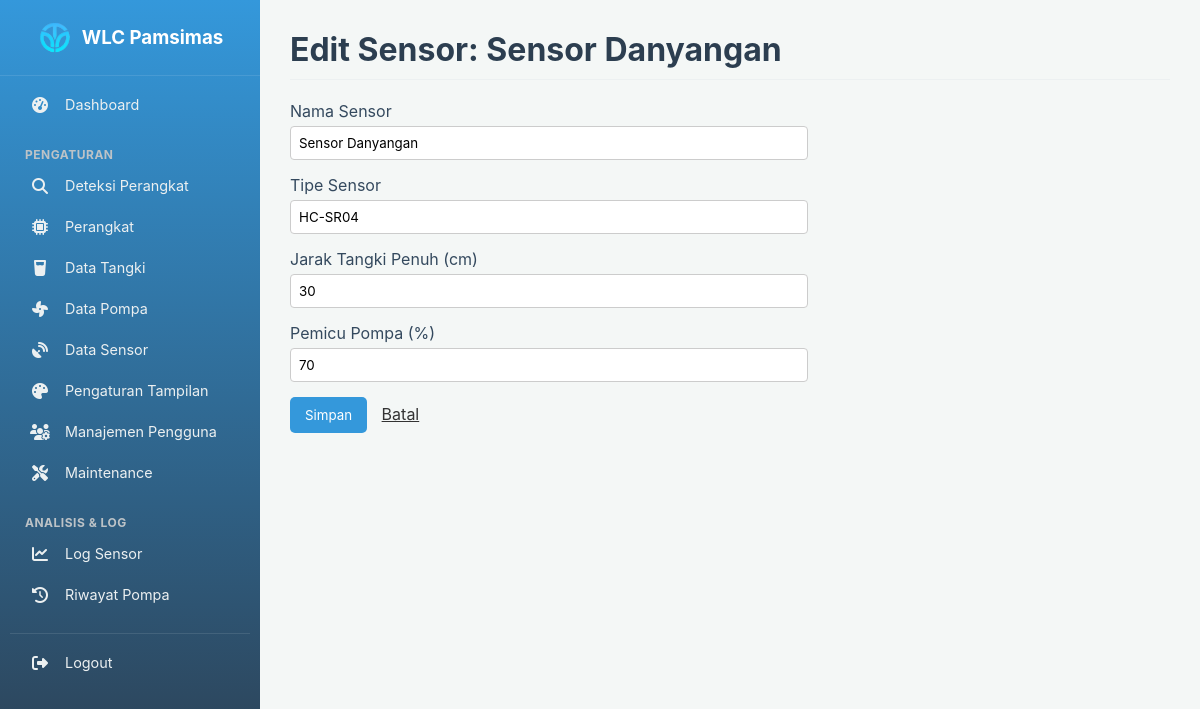
Page /public/settings/sensors/edit/1 (signed in) on the committed database.
### tables this page shows
CREATE TABLE `sensors` (
  `id` int(11) NOT NULL,
  `sensor_name` varchar(100) NOT NULL,
  `sensor_type` varchar(50) DEFAULT 'HC-SR04',
  `full_tank_distance` int(11) NOT NULL DEFAULT 30 COMMENT 'Jarak sensor saat tangki penuh (cm)',
  `trigger_percentage` int(11) NOT NULL DEFAULT 70 COMMENT 'Persentase level air untuk menyalakan pompa',
  `created_at` timestamp NOT NULL DEFAULT current_timestamp()
);

### app/Controllers/SettingController.php (called while the page is built, shortened)
<?php
class SettingController {
    public function editSensor($id) {
        $sensor = Sensor::findById($id);
        $data = [
            'title' => 'Edit Sensor: ' . htmlspecialchars($sensor['sensor_name']),
            'sensor' => $sensor,
            'form_action' => base_url('/settings/sensors/edit/' . $id)
        ];
        view('settings/sensor_form', $data);
    }
}

### public/index.php (called while the page is built, shortened)
<?php
require_once ROOT_PATH . '/core/Router.php';
require_once ROOT_PATH . '/core/helpers.php';
$router = new Router();
$requestUri = parse_url($_SERVER['REQUEST_URI'], PHP_URL_PATH);
$method = $_SERVER['REQUEST_METHOD'];
$scriptName = dirname($_SERVER['SCRIPT_NAME']);
$scriptName = str_replace('\\', '/', $scriptName);
if (strpos($requestUri, $scriptName) === 0 && $scriptName !== '/') {
    $requestUri = substr($requestUri, strlen($scriptName));
}
$cleanUri = $requestUri ?: '/';
$router->dispatch($cleanUri, $method);

### app/Models/Sensor.php (called while the page is built, shortened)
<?php
class Sensor {
    public static function findById(int $id) {
        $pdo = \Database::getInstance()->getConnection();
        $sql = "SELECT * FROM sensors WHERE id = :id";
        $stmt = $pdo->prepare($sql);
        $stmt->execute([':id' => $id]);
        return $stmt->fetch();
    }
}

### app/Views/settings/sensor_form.php (the view)
<h1><?php echo $title ?? 'Form Sensor'; ?></h1>
<form action="<?php echo $form_action; ?>" method="POST" style="max-width: 500px;">
    <div style="margin-bottom: 15px;">
        <label for="sensor_name" style="display: block; margin-bottom: 5px;">Nama Sensor</label>
        <input type="text" id="sensor_name" name="sensor_name" value="<?php echo htmlspecialchars($sensor['sensor_name'] ?? ''); ?>" required style="width: 100%; padding: 8px; border: 1px solid #ccc; border-radius: 4px;">
    </div>
    <div style="margin-bottom: 15px;">
        <label for="sensor_type" style="display: block; margin-bottom: 5px;">Tipe Sensor</label>
        <input type="text" id="sensor_type" name="sensor_type" value="<?php echo htmlspecialchars($sensor['sensor_type'] ?? 'HC-SR04'); ?>" required style="width: 100%; padding: 8px; border: 1px solid #ccc; border-radius: 4px;">
    </div>
    <div style="margin-bottom: 15px;">
        <label for="full_tank_distance" style="display: block; margin-bottom: 5px;">Jarak Tangki Penuh (cm)</label>
        <input type="number" step="0.1" id="full_tank_distance" name="full_tank_distance" value="<?php echo htmlspecialchars($sensor['full_tank_distance'] ?? '10'); ?>" required style="width: 100%; padding: 8px; border: 1px solid #ccc; border-radius: 4px;">
    </div>
    <div style="margin-bottom: 15px;">
        <label for="trigger_percentage" style="display: block; margin-bottom: 5px;">Pemicu Pompa (%)</label>
        <input type="number" id="trigger_percentage" name="trigger_percentage" value="<?php echo htmlspecialchars($sensor['trigger_percentage'] ?? '70'); ?>" required min="0" max="100" style="width: 100%; padding: 8px; border: 1px solid #ccc; border-radius: 4px;">
    </div>
    <div>
        <button type="submit" style="background-color: #3498db; color: white; padding: 10px 15px; border: none; border-radius: 5px; cursor: pointer;">Simpan</button>
        <a href="<?= base_url('/settings/sensors') ?>" style="display: inline-block; margin-left: 10px; color: #333;">Batal</a>
    </div>
</form>

### core/Router.php (shortened to what this page needs)
<?php
class Router {
    protected $routes = [
        'GET' => [],
        'POST' => []
    ];
    public function get($uri, $controllerAction) {
        $this->routes['GET'][$uri] = $controllerAction;
    }
    public function post($uri, $controllerAction) {
        $this->routes['POST'][$uri] = $controllerAction;
    }
    public function dispatch($uri, $method) {
        foreach ($this->routes[$method] as $route => $controllerAction) {
            if (strpos($route, '{') === false) {
                continue;
            }
            $pattern = preg_replace('/\{([a-zA-Z0-9_]+)\}/', '([^\/]+)', $route);
            $pattern = '#^' . $pattern . '$#';
            if (preg_match($pattern, $uri, $matches)) {
                array_shift($matches);
                $this->callAction(
                    ...explode('@', $controllerAction),
                    ...$matches
                );
                return;
            }
        }
    }
    protected function callAction($controller, $action, ...$params) {
        $controllerInstance = new $controllerClass();
        $controllerInstance->$action(...$params);
    }
}

### public/css/style.css (style rules this page uses)
:root { --primary-color: #3498db; --secondary-color: #2c3e50; --success-color: #27ae60; --light-gray: #ecf0f1; --medium-gray: #bdc3c7; --dark-gray: #7f8c8d; --background-color: #f4f7f6; --card-background: #ffffff; --text-color: #34495e; }
body { font-family: -apple-system, BlinkMacSystemFont, "Segoe UI", Roboto, "Helvetica Neue", Arial, sans-serif; margin: 0; background-color: var(--background-color); color: var(--text-color); }
input, button, select, textarea { font-family: inherit; }
h1, h2 { color: var(--secondary-color); border-bottom: 1px solid var(--light-gray); padding-bottom: 10px; margin-top: 0; }

### rows in the picture
sensors: sensor_name "Sensor Danyangan", sensor_type "HC-SR04", full_tank_distance "30", trigger_percentage "70"
